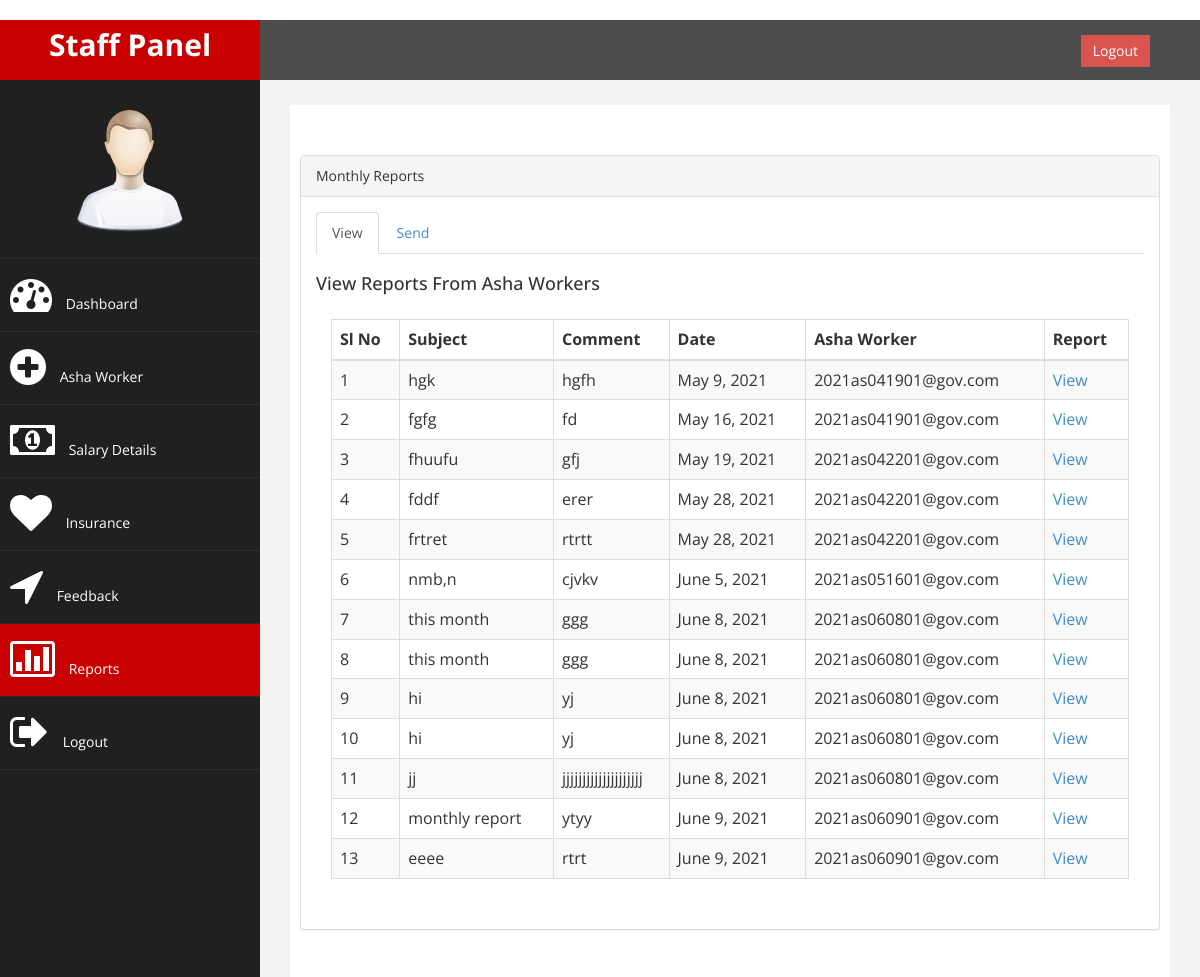
/Staff/Reports, run on the app's committed database.
### Staff/models.py (models this page shows)
class Asha_Reports(models.Model):
    Auth_Id = models.ForeignKey(Asha_Profile,on_delete=models.CASCADE)
    Subject = models.CharField(max_length=20)
    Comment = models.TextField()
    Feedback = models.TextField(null=True)
    Report = models.FileField(upload_to='Asha/Reports')
    Date = models.DateField()
    Status = models.CharField(max_length=20,null=True)

class Asha_Profile(models.Model):
    Auth_Id = models.TextField(primary_key=True)
    User = models.ForeignKey(User,on_delete=models.CASCADE)
    Name = models.CharField(max_length=50,null=True)
    DOB = models.DateField()
    Gender = models.CharField(max_length=10)
    Qual = models.CharField(max_length=10)
    Mobile = models.CharField(max_length=15)
    Aadhar = models.CharField(max_length=20)
    Blood = models.CharField(max_length=5)
    Addr1 = models.CharField(max_length=50)
    Addr2  = models.CharField(max_length=50)
    Addr3  = models.CharField(max_length=50)
    Panchayath  = models.CharField(max_length=50,null=True)
    Ward  = models.CharField(max_length=50,null=True)
    Owner  = models.CharField(max_length=50,null=True)
    Pin = models.CharField(max_length=15)
    Aadhar_Id = models.FileField(upload_to='Asha/Id/Documents')
    Addres_Id = models.FileField(upload_to='Asha/Addres/Documents')
    Bank_Account = models.CharField(max_length=50)
    Bank_Name = models.CharField(max_length=20)
    Account_Number = models.CharField(max_length=50)
    IFSC = models.CharField(max_length=50)
    Branch = models.CharField(max_length=50)

### Staff/views.py (the view)
# urls.py: path('Reports',views.Reports,name="Reports"),
def Reports(request):
    if request.method == "POST":
        Subject = request.POST['subject']
        Comment = request.POST['comment']
        Report = request.FILES['report']
        username = Org_Profile.objects.get(Auth_Id=request.session['username'])
        report = Org_Reports(Auth_Id=username,Subject=Subject,Comment=Comment,Report=Report,Date=datetime.now())
        report.save()
        return redirect('StaffReports')
    else:
        report = Asha_Reports.objects.all()
        return render(request,'Staff/Report.html',{'report':report})

### Templates/Staff/Report.html (shortened to what this page needs)
﻿{% extends "Staff/Base.html" %}
{% load static %}
{% block head %}
				<li class="text-center">
                    <img src="{% static 'Staff/assets/img/find_user.png' %}" class="user-image img-responsive"/>
					</li>
                    <li>
                        <a   href="{% url 'StaffHome' %}"><i class="fa fa-dashboard fa-3x"></i> Dashboard</a>
                    </li>
                     <li>
                        <a  href="{% url 'Add_Asha' %}"><i class="fa fa-plus-circle fa-3x"></i> Asha Worker</a>
                    </li>
                    <li>
                        <a  href="{% url 'SalaryDetails' %}"><i class="fa fa-money fa-3x"></i> Salary Details</a>
                    </li>
                    <li>
                        <a  href="{% url 'Insurance' %}"><i class="fa fa-heart fa-3x"></i> Insurance</a>
                    </li>
                    <li>
                        <a  href="{% url 'StaffFeedback' %}"><i class="fa fa-location-arrow fa-3x"></i> Feedback</a>
                    </li>
					<li>
                        <a  class="active-menu"  href="{% url 'StaffReports' %}"><i class="fa fa-bar-chart-o fa-3x"></i> Reports</a>
                    </li>
                  <li>
                        <a  href="{% url 'Logout' %}"><i class="fa fa-sign-out fa-3x"></i> Logout</a>
                    </li>
{% endblock  %}
{% block body %}
        <div id="page-wrapper" >
            <div id="page-inner">
           <br>
				<br>
            <div class="row">
                <div class="col-md-12 col-sm-6">
                    <div class="panel panel-default">
                        <div class="panel-heading">
                            Monthly Reports
                        </div>
                        <div class="panel-body">
                            <ul class="nav nav-tabs">
                                <li class="active"><a href="#home" data-toggle="tab">View</a>
                                </li>
                                <li class=""><a href="#profile" data-toggle="tab">Send</a>
                                </li>
                            </ul>
                            <div class="tab-content">
                                <div class="tab-pane fade active in" id="home">
                                    <h4>View Reports From Asha Workers</h4>
                                    <div class="panel-body">
                                        <div class="table-responsive">
                                            <table class="table table-striped table-bordered table-hover">
                                                <thead>
                                                    <tr>
                                                        <th>Sl No</th>
                                                        <th>Subject</th>
                                                        <th>Comment</th>
                                                        <th>Date</th>
                                                        <th>Asha Worker</th>
                                                        <th>Report</th>
                                                    </tr>
                                                </thead>
                                                <tbody>
                                                    {% for data in report %}
                                                    <tr>
                                                        <td>{{forloop.counter}}</td>
                                                        <td>{{data.Subject}}</td>
                                                        <td>{{data.Comment}}</td>
                                                        <td>{{data.Date}}</td>
                                                        <td>{{data.Auth_Id.Auth_Id}}</td>
                                                        <td><a href="" target="_blank">View</a></td>
                                                    </tr>
                                                    {% endfor %}
                                                </tbody>
                                            </table>
                                        </div>
                                    </div>
                                </div>
                            </div>
                        </div>
                    </div>
                </div>
            </div>
    </div>
            </div>
            {% endblock  %}

### Static/Staff/assets/css/custom.css (style rules this page uses)
body { font-family: 'Open Sans', sans-serif; }
#page-wrapper { padding: 15px 15px; min-height: 600px; background:#F3F3F3; }
#page-inner { width:100%; margin:10px 20px 10px 0px; background-color:#fff!important; padding:10px; min-height:1200px; }
.text-center { text-align:center; }
h4 { padding-top:10px; }
.user-image { margin: 25px auto; -webkit-border-radius: 10px; -moz-border-radius: 10px; border-radius: 10px; max-height:170px; max-width:170px; }
.active-menu { background-color:#C90000!important; }
.sidebar-collapse .nav > li > a { color:#fff; background:#202020; text-shadow:none; }
.sidebar-collapse > .nav > li > a { padding:15px 10px; }
.sidebar-collapse > .nav > li { border-bottom: 1px solid rgba(107, 108, 109, 0.19); }
.nav > li > a > i { margin-right:10px; }
@media (min-width:768px) { #page-wrapper { margin: 0 0 0 260px; padding: 15px 30px; min-height: 1200px; } }

### data on the page
Asha_Reports: Subject "hgk", Comment "hgfh", Date "May 9, 2021", Auth_Id.Auth_Id "2021as041901@gov.com"
Asha_Reports: Subject "fgfg", Comment "fd", Date "May 16, 2021", Auth_Id.Auth_Id "2021as041901@gov.com"
Asha_Reports: Subject "fhuufu", Comment "gfj", Date "May 19, 2021", Auth_Id.Auth_Id "2021as042201@gov.com"
Asha_Reports: Subject "fddf", Comment "erer", Date "May 28, 2021", Auth_Id.Auth_Id "2021as042201@gov.com"
Asha_Reports: Subject "frtret", Comment "rtrtt", Date "May 28, 2021", Auth_Id.Auth_Id "2021as042201@gov.com"
Asha_Reports: Subject "nmb,n", Comment "cjvkv", Date "June 5, 2021", Auth_Id.Auth_Id "2021as051601@gov.com"
Asha_Reports: Subject "this month", Comment "ggg", Date "June 8, 2021", Auth_Id.Auth_Id "2021as060801@gov.com"
Asha_Reports: Subject "this month", Comment "ggg", Date "June 8, 2021", Auth_Id.Auth_Id "2021as060801@gov.com"
Asha_Reports: Subject "hi", Comment "yj", Date "June 8, 2021", Auth_Id.Auth_Id "2021as060801@gov.com"
Asha_Reports: Subject "hi", Comment "yj", Date "June 8, 2021", Auth_Id.Auth_Id "2021as060801@gov.com"
Asha_Reports: Subject "jj", Comment "jjjjjjjjjjjjjjjjjjjj", Date "June 8, 2021", Auth_Id.Auth_Id "2021as060801@gov.com"
Asha_Reports: Subject "monthly report", Comment "ytyy", Date "June 9, 2021", Auth_Id.Auth_Id "2021as060901@gov.com"
Asha_Reports: Subject "eeee", Comment "rtrt", Date "June 9, 2021", Auth_Id.Auth_Id "2021as060901@gov.com"
